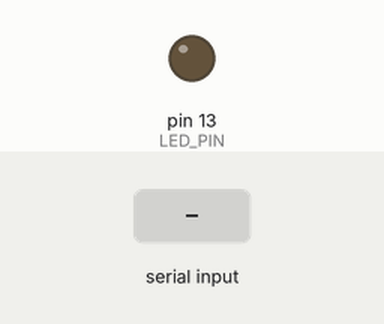
The sketch below on a simulated Arduino Uno, built with avr-gcc and run on an emulated ATmega328P. Parts: output pins drawn as LEDs (lit = HIGH). The inputs (shaded band) are chosen by the test bench. What the sketch prints to the serial monitor is not drawn.

Above: at 1.2 s.
1.3 s: byte 30 received over Serial
At 2.0 s:
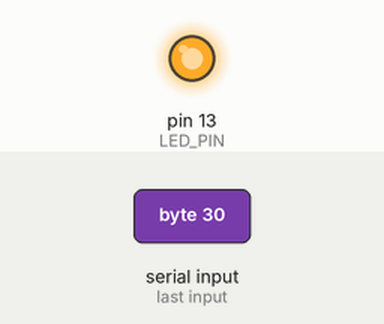
Timing chart, 0 to 4.3 s (numbered marks = the images above; inputs shaded):
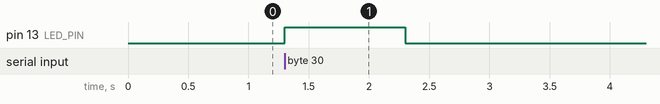

Measured:
- after the input at 1.3 s, pin 13 (LED_PIN): LOW → HIGH at once, → LOW 1.0 s later

The sketch:

pulse_from_pin2.ino
```cpp
// Pin 13 has an LED connected on most Arduino boards.
#define LED_PIN 13

// 0:
// 1: ready for next trigger
int reset = 1;

int duration = 1000; // ms

  // put your setup code here, to run once:
void setup() {

  Serial.begin(9600);
  pinMode(LED_PIN, OUTPUT);  // Set pin as an output

}


  // put your main code here, to run over and over again forever:
void loop() {

  // turn the LED off
  digitalWrite(LED_PIN, LOW);

  int inByte = Serial.read();
  printf(" received %d \n", inByte);
  Serial.println(inByte);

  // if we have input and RESET is done
  if ((Serial.available() > 0) && (reset == 1)) {
    // create the pulse on output pin
    digitalWrite(LED_PIN, HIGH);
    delay(duration);                   // Delay
    reset = 0;
  }

  // if input is absent
  if (!(Serial.available())) {
    reset = 1;
  }
}

// input: 0 ------- reset: 0 ------->-------- LED OFF ------ reset: 1
// input: 0 ------- reset: 1 ------->-------- LED OFF ------ reset: 1
// ...
// input: 0 ------- reset: 1 ------->-------- LED OFF ------ reset: 1
// input: 1 ------- reset: 1 ------->-------- LED ON  ------ reset: 0
// input: 1 ------- reset: 0 ------->-------- LED OFF ------ reset: 0
// ...
// input: 1 ------- reset: 0 ------->-------- LED OFF ------ reset: 0
// input: 0 ------- reset: 0 ------->-------- LED OFF ------ reset: 1
```
